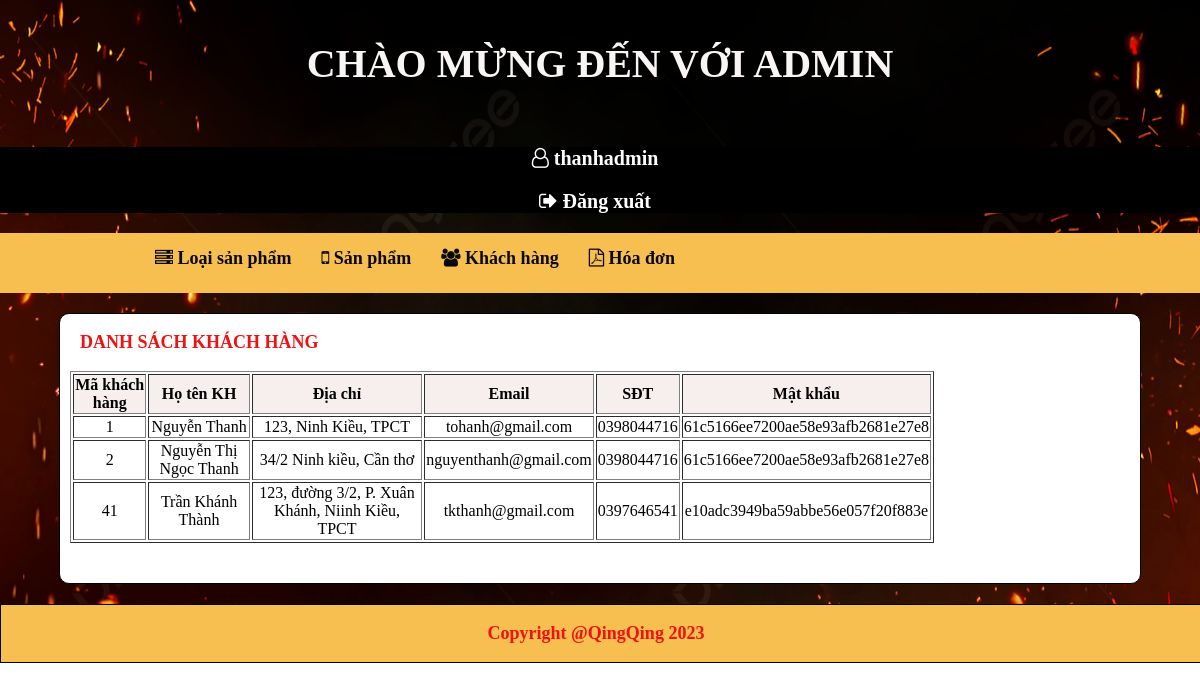
Page /admincp/index.php?action=quanlykh&query=lietke (signed in) on the committed database.
### tables this page shows
CREATE TABLE `tbl_kh` (
  `id_khachhang` int(11) NOT NULL,
  `hoten` varchar(30) DEFAULT NULL,
  `diachi` varchar(100) DEFAULT NULL,
  `email` varchar(50) DEFAULT NULL,
  `sodienthoai` varchar(11) DEFAULT NULL,
  `matkhau` varchar(100) DEFAULT NULL
);

### admincp/modules/quanlykh/lietke.php (the view, shortened to what this page needs)
<?php
    $sql_lietke_kh = "SELECT * FROM tbl_kh ORDER BY id_khachhang ASC";
    $query_lietke_kh = mysqli_query($mysqli,$sql_lietke_kh);
?>
<p style="padding-left: 20px;">DANH SÁCH KHÁCH HÀNG </p>
<table style="width:80%" border="1" style="border-collapse: collapse;" style="text-align: center;" class="tbl_lk">
  <tr class="title_lk">
    <th>Mã khách hàng</th>
    <th> Họ tên KH </th>
    <th> Địa chỉ </th>
    <th> Email </th>
    <th> SĐT </th>
    <th> Mật khẩu </th>
  </tr>
  <?php
  while($row = mysqli_fetch_array($query_lietke_kh)){
  ?>
  <tr style="text-align: center">
    <td><?php echo $row['id_khachhang']?></td>
    <td><?php echo $row['hoten']?></td>
    <td><?php echo $row['diachi']?></td>
    <td><?php echo $row['email']?></td>
    <td><?php echo $row['sodienthoai']?></td>
    <td><?php echo $row['matkhau']?></td>
  </tr>
  <?php
   }
  ?>
</table>

### admincp/css/styleAdmincp.css (style rules this page uses)
body { margin:0; padding:0; }
p { font-size: 18px; font-weight: bold; color: rgb(240, 17, 17); padding-right: 10px; }
.title_lk { background:#f7eeee; }
.tbl_lk { margin: 0 0 40px 10px; }

### rows in the picture
tbl_kh: id_khachhang "1", hoten "Nguyễn Thanh", diachi "123, Ninh Kiều, TPCT", email "tohanh@gmail.com", sodienthoai "0398044716", matkhau "61c5166ee7200ae58e93afb2681e27e8"
tbl_kh: id_khachhang "2", hoten "Nguyễn Thị Ngọc Thanh", diachi "34/2 Ninh kiều, Cần thơ", email "nguyenthanh@gmail.com", sodienthoai "0398044716", matkhau "61c5166ee7200ae58e93afb2681e27e8"
tbl_kh: id_khachhang "41", hoten "Trần Khánh Thành", diachi "123, đường 3/2, P. Xuân Khánh, Niinh Kiều, TPCT", email "tkthanh@gmail.com", sodienthoai "0397646541", matkhau "e10adc3949ba59abbe56e057f20f883e"

### other values in the picture
$_SESSION['login'] "thanhadmin"
